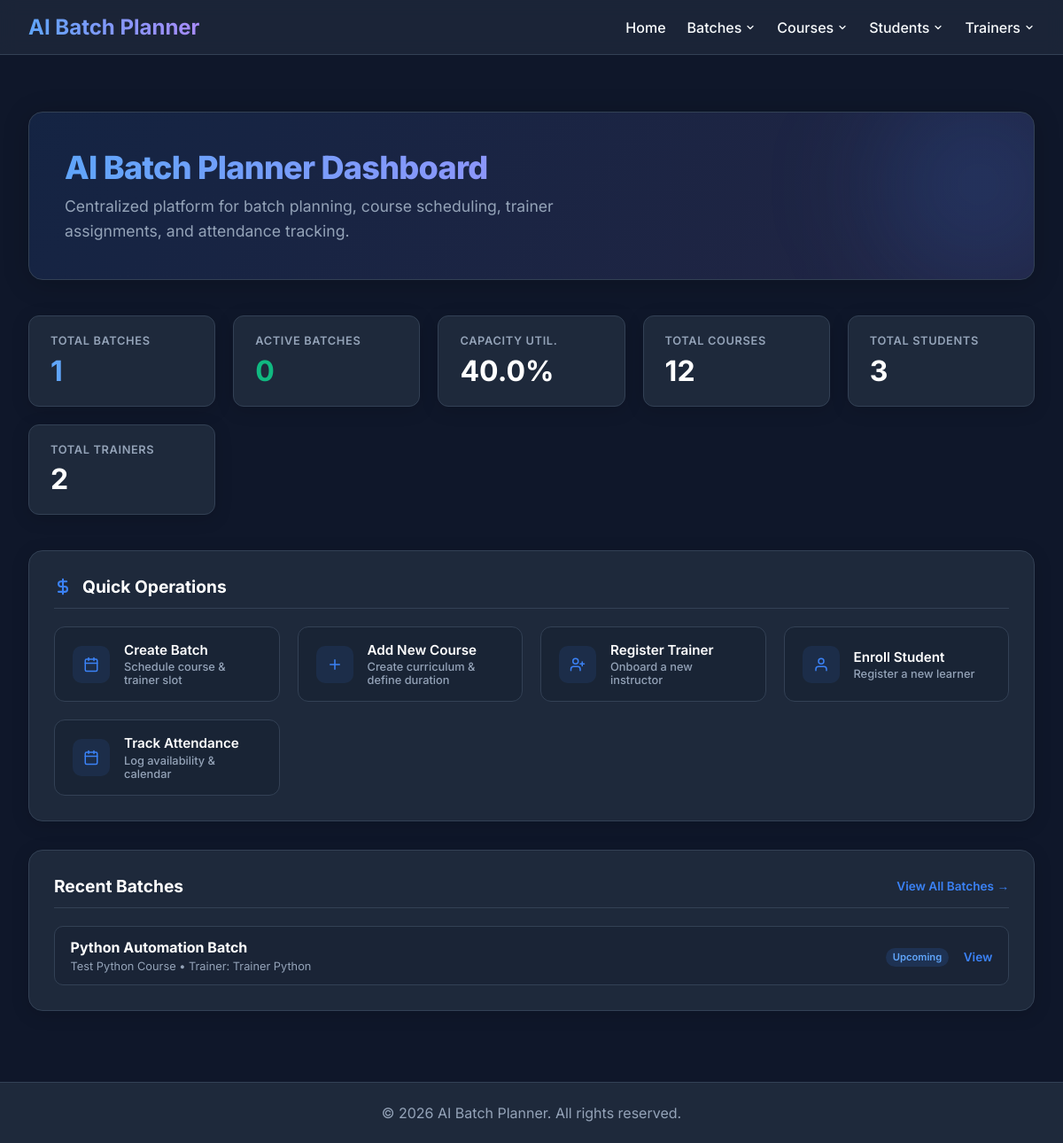
The page / on the database its author committed.
### tables this page shows
CREATE TABLE batch (
    batch_id INTEGER PRIMARY KEY AUTOINCREMENT,
    batch_code TEXT NOT NULL UNIQUE,
    batch_name TEXT NOT NULL,
    course_id INTEGER NOT NULL,
    trainer_id INTEGER,
    start_date TEXT NOT NULL,
    end_date TEXT NOT NULL,
    slot_type TEXT NOT NULL CHECK(slot_type IN (
        'Weekday Morning (9:30 AM - 11:30 AM)',
        'Weekday Midday (11:45 AM - 1:45 PM)',
        'Weekday Afternoon (2:45 PM - 4:45 PM)',
        'Weekday Evening (5:00 PM - 7:00 PM)',
        'Weekend Full Day (10:00 AM - 4:00 PM)',
        'Custom'
    )),
    start_time TEXT,
    end_time TEXT,
    mode TEXT NOT NULL DEFAULT 'Offline' CHECK(mode IN ('Online', 'Offline', 'Hybrid')),
    location TEXT,
    max_capacity INTEGER NOT NULL DEFAULT 30 CHECK(max_capacity > 0),
    enrolled_count INTEGER NOT NULL DEFAULT 0 CHECK(enrolled_count >= 0),
    status TEXT NOT NULL DEFAULT 'Upcoming' CHECK(status IN ('Upcoming', 'In Progress', 'Completed', 'On Hold', 'Cancelled')),
    description TEXT,
    created_at TIMESTAMP DEFAULT CURRENT_TIMESTAMP,
    updated_at TIMESTAMP DEFAULT CURRENT_TIMESTAMP,
    created_by TEXT,
    updated_by TEXT,
    FOREIGN KEY (course_id) REFERENCES Course(id) ON DELETE RESTRICT,
    FOREIGN KEY (trainer_id) REFERENCES trainer(trainer_id) ON DELETE SET NULL
);

### app.py (the view)
@app.route("/")
def home():
    trainer_stats = get_trainer_statistics()
    course_stats = course_service.get_statistics()
    total_students = len(student_service.get_all_students())
    batch_stats = batch_service.get_statistics()
    all_trainers = get_all_trainers()
    recent_trainers = sorted(all_trainers, key=lambda t: t['trainer_id'], reverse=True)[:3]
    all_courses = course_service.get_all_courses()
    recent_courses = sorted(all_courses, key=lambda c: c['id'], reverse=True)[:3]
    all_batches = batch_service.get_all_batches()
    recent_batches = all_batches[:3]
    return render_template(
        "index.html",
        trainer_stats=trainer_stats,
        course_stats=course_stats,
        batch_stats=batch_stats,
        total_students=total_students,
        recent_trainers=recent_trainers,
        recent_courses=recent_courses,
        recent_batches=recent_batches
    )

### database/db.py (called while the page is built)
def get_connection():
    connection = sqlite3.connect(DATABASE_NAME)
    connection.row_factory = sqlite3.Row
    connection.execute("PRAGMA foreign_keys = ON")
    return connection

### models/batch.py (called while the page is built)
    def get_connection(self):
        conn = sqlite3.connect(DB_PATH)
        conn.row_factory = sqlite3.Row
        conn.execute("PRAGMA foreign_keys = ON")
        return conn

### models/course.py (called while the page is built)
    def get_connection(self):
        conn = sqlite3.connect(DB_PATH)
        conn.row_factory = sqlite3.Row
        return conn

    def get_all_courses(self):
        conn = self.get_connection()
        rows = conn.execute("SELECT * FROM Course ORDER BY course_name ASC").fetchall()
        conn.close()
        return [dict(r) for r in rows]

    def get_statistics(self):
        conn=self.get_connection()
        cur=conn.cursor()
        stats={
            "total_courses":cur.execute("SELECT COUNT(*) FROM Course").fetchone()[0],
            "active_courses":cur.execute("SELECT COUNT(*) FROM Course WHERE status='Active'").fetchone()[0],
            "inactive_courses":cur.execute("SELECT COUNT(*) FROM Course WHERE status='Inactive'").fetchone()[0],
            "average_duration":cur.execute("SELECT AVG(duration_hours) FROM Course").fetchone()[0]
        }
        conn.close()
        return stats

### models/student.py (called while the page is built)
    def get_all_students(self):
        conn = get_connection()
        try:
            conn.row_factory = sqlite3.Row
            cursor = conn.cursor()
            cursor.execute('''
                SELECT s.student_id, s.full_name, s.email, s.phone, s.qualification,
                       s.created_at, s.updated_at, s.created_by, s.updated_by
                FROM student s
                ORDER BY s.student_id DESC
            ''')
            return [dict(row) for row in cursor.fetchall()]
        finally:
            conn.close()

### services/batch_service.py (called while the page is built)
    def get_all_batches(self, status=None, course_id=None, trainer_id=None, mode=None, search=None):
        return self.batch_model.get_all_batches(
            status=status,
            course_id=course_id,
            trainer_id=trainer_id,
            mode=mode,
            search=search
        )

    def get_statistics(self):
        return self.batch_model.get_statistics()

### services/course_service.py (called while the page is built)
    def get_all_courses(self):
        return self.course_model.get_all_courses()

    def get_statistics(self):
        return self.course_model.get_statistics()

### services/student_service.py (called while the page is built)
    def get_all_students(self):
        return self.model.get_all_students()

### services/trainer_service.py (called while the page is built)
def get_trainer_statistics():
    return fetch_trainer_stats()

### templates/index.html (shortened to what this page needs)
{% extends 'base.html' %}
{% block content %}
<div class="hero-section">
    <h1 class="hero-title">AI Batch Planner Dashboard</h1>
    <p class="hero-desc">Centralized platform for batch planning, course scheduling, trainer assignments, and attendance tracking.</p>
</div>
<div class="stats-grid">
    <div class="stat-card">
        <div class="stat-title">Total Batches</div>
        <div class="stat-value" style="color: #60a5fa;">{{ batch_stats.total_batches }}</div>
    </div>
    <div class="stat-card">
        <div class="stat-title">Active Batches</div>
        <div class="stat-value" style="color: var(--success);">{{ batch_stats.active_batches }}</div>
    </div>
    <div class="stat-card">
        <div class="stat-title">Capacity Util.</div>
        <div class="stat-value">{{ batch_stats.capacity_utilization }}%</div>
    </div>
    <div class="stat-card">
        <div class="stat-title">Total Courses</div>
        <div class="stat-value">{{ course_stats.total_courses }}</div>
    </div>
    <div class="stat-card">
        <div class="stat-title">Total Students</div>
        <div class="stat-value">{{ total_students }}</div>
    </div>
    <div class="stat-card">
        <div class="stat-title">Total Trainers</div>
        <div class="stat-value">{{ trainer_stats.total_trainers }}</div>
    </div>
</div>
<div class="dashboard-grid">
    <div class="panel-card">
        <div class="panel-header">
            <h2 class="panel-title">
                <svg width="20" height="20" viewBox="0 0 24 24" fill="none" stroke="currentColor" stroke-width="2.5" stroke-linecap="round" stroke-linejoin="round" style="color: var(--primary);"><path d="M12 2v20M17 5H9.5a3.5 3.5 0 0 0 0 7h5a3.5 3.5 0 0 1 0 7H6"/></svg>
                Quick Operations
            </h2>
        </div>
        <div class="action-button-list">
            <a href="{{ url_for('batch_bp.create_batch') }}" class="action-item">
                <div class="action-item-icon">
                    <svg width="18" height="18" viewBox="0 0 24 24" fill="none" stroke="currentColor" stroke-width="2" stroke-linecap="round" stroke-linejoin="round"><rect x="3" y="4" width="18" height="18" rx="2" ry="2"/><line x1="16" y1="2" x2="16" y2="6"/><line x1="8" y1="2" x2="8" y2="6"/><line x1="3" y1="10" x2="21" y2="10"/></svg>
                </div>
                <div class="action-item-info">
                    <span class="action-item-title">Create Batch</span>
                    <span class="action-item-desc">Schedule course & trainer slot</span>
                </div>
            </a>
            <a href="{{ url_for('course_bp.create_course') }}" class="action-item">
                <div class="action-item-icon">
                    <svg width="18" height="18" viewBox="0 0 24 24" fill="none" stroke="currentColor" stroke-width="2" stroke-linecap="round" stroke-linejoin="round"><path d="M12 5v14M5 12h14"/></svg>
                </div>
                <div class="action-item-info">
                    <span class="action-item-title">Add New Course</span>
                    <span class="action-item-desc">Create curriculum & define duration</span>
                </div>
            </a>
            <a href="{{ url_for('trainer.add_trainer') }}" class="action-item">
                <div class="action-item-icon">
                    <svg width="18" height="18" viewBox="0 0 24 24" fill="none" stroke="currentColor" stroke-width="2" stroke-linecap="round" stroke-linejoin="round"><path d="M16 21v-2a4 4 0 0 0-4-4H6a4 4 0 0 0-4 4v2"/><circle cx="9" cy="7" r="4"/><line x1="19" y1="8" x2="19" y2="14"/><line x1="16" y1="11" x2="22" y2="11"/></svg>
                </div>
                <div class="action-item-info">
                    <span class="action-item-title">Register Trainer</span>
                    <span class="action-item-desc">Onboard a new instructor</span>
                </div>
            </a>
            <a href="{{ url_for('student_bp.create_student') }}" class="action-item">
                <div class="action-item-icon">
                    <svg width="18" height="18" viewBox="0 0 24 24" fill="none" stroke="currentColor" stroke-width="2" stroke-linecap="round" stroke-linejoin="round"><path d="M20 21v-2a4 4 0 0 0-4-4H8a4 4 0 0 0-4 4v2"/><circle cx="12" cy="7" r="4"/></svg>
                </div>
                <div class="action-item-info">
                    <span class="action-item-title">Enroll Student</span>
                    <span class="action-item-desc">Register a new learner</span>
                </div>
            </a>
            <a href="{{ url_for('attendance.view_attendance') }}" class="action-item">
                <div class="action-item-icon">
                    <svg width="18" height="18" viewBox="0 0 24 24" fill="none" stroke="currentColor" stroke-width="2" stroke-linecap="round" stroke-linejoin="round"><rect x="3" y="4" width="18" height="18" rx="2" ry="2"/><line x1="16" y1="2" x2="16" y2="6"/><line x1="8" y1="2" x2="8" y2="6"/><line x1="3" y1="10" x2="21" y2="10"/></svg>
                </div>
                <div class="action-item-info">
                    <span class="action-item-title">Track Attendance</span>
                    <span class="action-item-desc">Log availability & calendar</span>
                </div>
            </a>
        </div>
    </div>
    <div class="panel-card">
        <div class="panel-header">
            <h2 class="panel-title">Recent Batches</h2>
            <a href="{{ url_for('batch_bp.list_batches') }}" class="view-link">View All Batches &rarr;</a>
        </div>
        <div class="recent-list-wrapper">
            {% for b in recent_batches %}
            <div class="recent-row">
                 <div>
                    <strong style="color: #fff;">{{ b.batch_name }}</strong>
                    <div style="font-size: 0.8rem; color: var(--text-muted); margin-top: 0.2rem;">
                        {{ b.course_name or 'Course N/A' }} &bull; Trainer: {{ b.trainer_name or 'Unassigned' }}
                    </div>
                </div>
                <div>
                    {% set status_class = 'status-' ~ b.status.lower().replace(' ', '-') %}
                    <span class="badge-mini {{ status_class }}">{{ b.status }}</span>
                    <a href="{{ url_for('batch_bp.view_batch_details', batch_id=b.batch_id) }}" class="view-link" style="margin-left: 0.75rem;">View</a>
                </div>
            </div>
            {% else %}
            <div style="color: var(--text-muted); text-align: center; padding: 1.5rem;">
                No batches created yet.
            </div>
            {% endfor %}
        </div>
    </div>
</div>
{% endblock %}

### templates/base.html (style rules this page uses)
:root { --bg-color: #0f172a; --surface-color: #1e293b; --surface-hover: #334155; --primary: #3b82f6; --primary-hover: #2563eb; --text-main: #f8fafc; --text-muted: #94a3b8; --danger: #ef4444; --success: #10b981; --border: #334155; }
body { margin: 0; font-family: 'Inter', sans-serif; background-color: var(--bg-color); color: var(--text-main); display: flex; flex-direction: column; min-height: 100vh; }
a { color: var(--primary); text-decoration: none; font-weight: 500; transition: color 0.2s; }

### templates/index.html (style rules this page uses)
.stats-grid { display: grid; grid-template-columns: repeat(auto-fit, minmax(180px, 1fr)); gap: 1.25rem; margin-bottom: 2.5rem; }
.stat-card { background: var(--surface-color); padding: 1.25rem 1.5rem; border-radius: 12px; border: 1px solid var(--border); box-shadow: 0 4px 20px rgba(0, 0, 0, 0.15); transition: all 0.3s cubic-bezier(0.4, 0, 0.2, 1); }
.stat-title { color: var(--text-muted); font-size: 0.8rem; font-weight: 600; text-transform: uppercase; letter-spacing: 0.05em; }
.stat-value { font-size: 2rem; font-weight: 700; margin-top: 0.4rem; color: #fff; }
.hero-section { background: linear-gradient(135deg, rgba(59, 130, 246, 0.12) 0%, rgba(167, 139, 250, 0.12) 100%); border: 1px solid var(--border); border-radius: 16px; padding: 2.5rem; margin-bottom: 2.5rem; position: relative; overflow: hidden; box-shadow: 0 4px 30px rgba(0, 0, 0, 0.2); }
.hero-section::before { content: ''; position: absolute; top: -50%; right: -10%; width: 350px; height: 350px; background: radial-gradient(circle, rgba(59, 130, 246, 0.2) 0%, transparent 70%); filter: blur(50px); pointer-events: none; }
.hero-title { font-size: 2.25rem; font-weight: 800; margin: 0 0 0.5rem 0; background: linear-gradient(90deg, #60a5fa, #c084fc); -webkit-background-clip: text; -webkit-text-fill-color: transparent; letter-spacing: -0.02em; }
.hero-desc { color: var(--text-muted); font-size: 1.1rem; max-width: 650px; line-height: 1.6; margin: 0; }
.dashboard-grid { display: flex; flex-direction: column; gap: 2rem; margin-bottom: 3rem; }
.panel-card { background: var(--surface-color); border: 1px solid var(--border); border-radius: 16px; padding: 1.75rem; box-shadow: 0 4px 20px rgba(0, 0, 0, 0.15); display: flex; flex-direction: column; }
.panel-header { display: flex; justify-content: space-between; align-items: center; margin-bottom: 1.25rem; padding-bottom: 0.75rem; border-bottom: 1px solid var(--border); }
.panel-title { font-size: 1.2rem; font-weight: 700; color: #fff; margin: 0; display: flex; align-items: center; gap: 0.75rem; }
.action-button-list { display: grid; grid-template-columns: repeat(auto-fit, minmax(220px, 1fr)); gap: 1.25rem; }
.action-item { display: flex; align-items: center; padding: 1rem 1.25rem; border-radius: 12px; background: rgba(15, 23, 42, 0.3); border: 1px solid var(--border); text-decoration: none; color: var(--text-main); transition: all 0.25s cubic-bezier(0.4, 0, 0.2, 1); gap: 1rem; }
.action-item-icon { display: flex; align-items: center; justify-content: center; width: 42px; height: 42px; border-radius: 10px; background: rgba(59, 130, 246, 0.1); color: var(--primary); font-size: 1.25rem; flex-shrink: 0; transition: all 0.2s; }
.action-item-info { display: flex; flex-direction: column; }
.action-item-title { font-weight: 600; font-size: 0.95rem; color: #fff; }
.action-item-desc { font-size: 0.8rem; color: var(--text-muted); margin-top: 0.15rem; }
.recent-list-wrapper { display: flex; flex-direction: column; gap: 0.75rem; }
.recent-row { display: flex; justify-content: space-between; align-items: center; padding: 0.85rem 1.1rem; background: rgba(15, 23, 42, 0.25); border: 1px solid var(--border); border-radius: 10px; transition: all 0.2s; }
.badge-mini { padding: 0.2rem 0.5rem; border-radius: 9999px; font-size: 0.7rem; font-weight: 600; }
.status-upcoming { background: rgba(59, 130, 246, 0.15); color: #60a5fa; }
.view-link { font-size: 0.85rem; font-weight: 600; color: var(--primary); text-decoration: none; transition: color 0.2s; }

### rows shown on the page
batch: batch_name "Python Automation Batch", course_name "Test Python Course", trainer_name "Trainer Python", status "Upcoming"

### other values the page prints
{{ batch_stats.total_batches }} "1"
{{ batch_stats.active_batches }} "0"
{{ batch_stats.capacity_utilization }} "40.0"
{{ course_stats.total_courses }} "12"
{{ total_students }} "3"
{{ trainer_stats.total_trainers }} "2"
